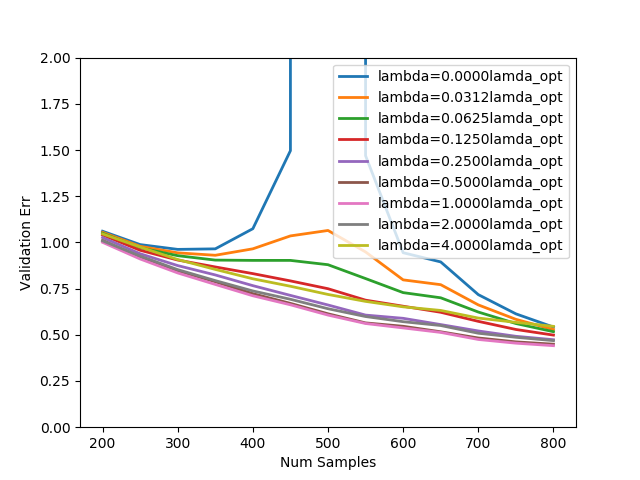

Python code for this plot:
import numpy as np
import util

# Noise ~ N(0, sigma^2)
sigma = 0.5
# Dimension of x
d = 500
# Theta ~ N(0, eta^2*I)
eta = 1 / np.sqrt(d)
# Scaling for lambda to plot
scale_list = [0, 0.03125, 0.0625, 0.125, 0.25, 0.5, 1, 2, 4]
# List of dataset sizes
n_list = [200, 250, 300, 350, 400, 450, 500, 550, 600, 650, 700, 750, 800]


def ridge_regression(train_path, validation_path):
    """Problem 5 (d): Parsimonious double descent.
    For a specific training set, obtain theta_hat under different l2 regularization strengths
    and return validation error.

    Args:
        train_path: Path to CSV file containing training set.
        validation_path: Path to CSV file containing validation set.

    Return:
        val_err: List of validation errors for different scaling factors of lambda in scale_list.
    """
    # *** START CODE HERE ***

    X, Y = util.load_dataset(train_path)
    X_v, Y_v = util.load_dataset(validation_path)
    val_err = []
    for s in scale_list:
        l_opt = ((sigma/eta) ** 2) * s
        a = (X.T @ X + l_opt * np.identity(X.shape[1]))
        b = X.T @ Y
        theta_hat = np.linalg.pinv(a) @ b
        pred = X_v @ theta_hat
        err = np.mean((Y_v - pred) ** 2)
        val_err.append(err)
    # *** END CODE HERE
    return val_err


if __name__ == '__main__':
    val_err = []
    for n in n_list:
        val_err.append(ridge_regression(train_path='train%d.csv' % n, validation_path='validation.csv'))
    val_err = np.asarray(val_err).T
    util.plot(val_err, 'doubledescent.png', n_list)
